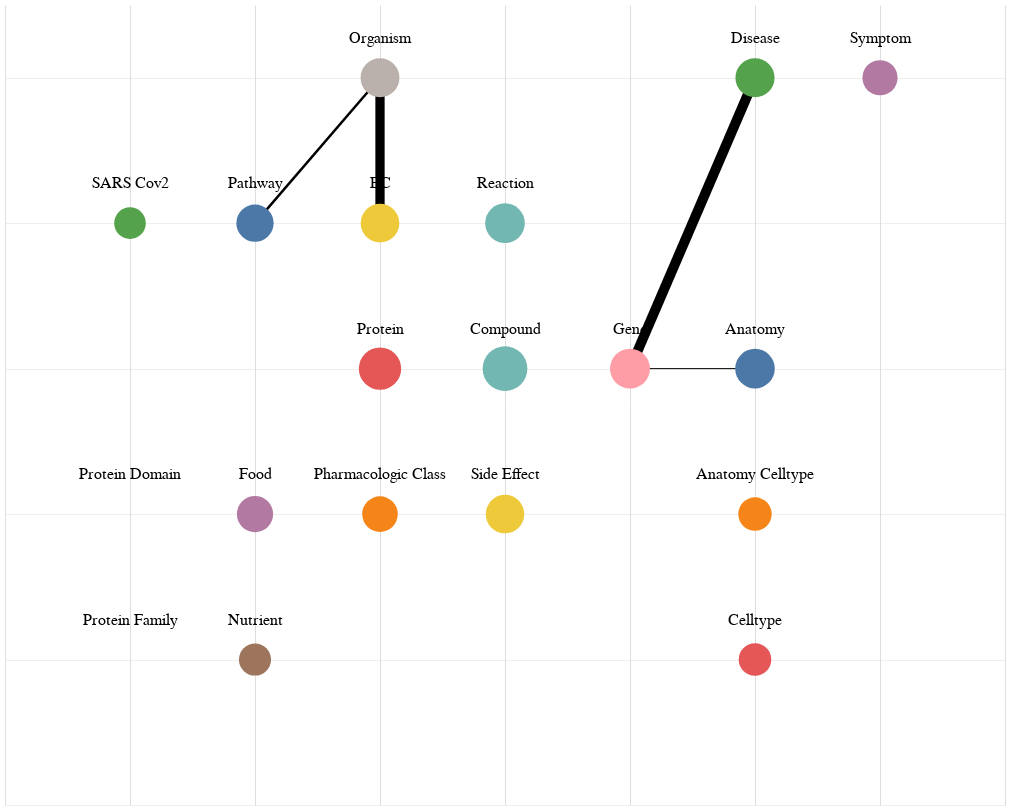

Source (Vega-Lite JSON):
### Vega-Lite specification from a JSON file in a GitHub repository (floating-point values rounded to 4 significant figures)
{"$schema": "https://vega.github.io/schema/vega-lite/v5.json", "config": {"view": {"stroke": "transparent"}}, "width": 1000, "height": 800, "data": {"values": [{"a": 1, "b": 1, "label": "Protein Family"}, {"a": 1, "b": 2, "label": "Protein Domain"}, {"a": 1, "b": 4, "label": "SARS Cov2", "weight": 27}, {"a": 2, "b": 1, "label": "Nutrient", "weight": 38}, {"a": 2, "b": 2, "label": "Food", "weight": 897}, {"a": 2, "b": 4, "label": "Pathway", "weight": 2128}, {"a": 3, "b": 2, "label": "Pharmacologic Class", "weight": 534}, {"a": 3, "b": 3, "label": "Protein", "weight": 196097}, {"a": 3, "b": 4, "label": "EC", "weight": 6682}, {"a": 3, "b": 5, "label": "Organism", "weight": 8109}, {"a": 4, "b": 2, "label": "Side Effect", "weight": 6061}, {"a": 4, "b": 3, "label": "Compound", "weight": 1967305}, {"a": 4, "b": 4, "label": "Reaction", "weight": 16320}, {"a": 5, "b": 3, "label": "Gene", "weight": 19989}, {"a": 6, "b": 1, "label": "Celltype", "weight": 54}, {"a": 6, "b": 2, "label": "Anatomy Celltype", "weight": 102}, {"a": 6, "b": 3, "label": "Anatomy", "weight": 14939}, {"a": 6, "b": 5, "label": "Disease", "weight": 10209}, {"a": 7, "b": 5, "label": "Symptom", "weight": 386}]}, "layer": [{"data": {"values": [{"a1": 5, "b1": 3, "a2": 6, "b2": 5, "edge_type": "ASSOCIATES_DaG", "weight": 4241843}, {"a1": 3, "b1": 4, "a2": 3, "b2": 5, "edge_type": "INCLUDES_OiEC", "weight": 3916234}, {"a1": 2, "b1": 4, "a2": 3, "b2": 5, "edge_type": "INCLUDES_OiPW", "weight": 1866743}, {"a1": 6, "b1": 3, "a2": 5, "b2": 3, "edge_type": "EXPRESSES_AeG", "weight": 1585845}]}, "mark": {"type": "rule"}, "encoding": {"x": {"field": "a1", "type": "quantitative"}, "y": {"field": "b1", "type": "quantitative"}, "x2": {"field": "a2"}, "y2": {"field": "b2"}, "strokeWidth": {"field": "weight", "scale": {"type": "log", "range": [1, 10]}}, "tooltip": [{"field": "edge_type", "title": "Link type", "type": "nominal"}, {"field": "weight", "title": "#Links", "type": "quantitative"}]}}, {"mark": {"type": "circle", "opacity": 1}, "encoding": {"x": {"field": "a", "type": "quantitative", "axis": {"tickCount": 7, "domain": false, "labels": false, "ticks": false, "title": null}, "scale": {"domain": [0.5, 7.5]}}, "y": {"field": "b", "type": "quantitative", "axis": {"tickCount": 5, "domain": false, "labels": false, "ticks": false, "title": null, "gridOpacity": 0.5}, "scale": {"domain": [0.5, 5.5]}}, "color": {"field": "label", "legend": null}, "size": {"field": "weight", "type": "quantitative", "scale": {"type": "log", "range": [1000, 2000]}, "legend": null}}}, {"mark": {"type": "text", "dy": -40, "fontSize": 16}, "encoding": {"text": {"field": "label", "type": "nominal"}, "x": {"field": "a", "type": "quantitative"}, "y": {"field": "b", "type": "quantitative"}}}]}
